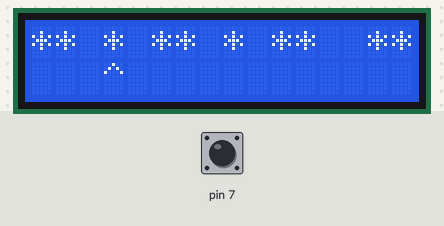
The sketch below on a simulated Arduino Uno, built with avr-gcc and run on an emulated ATmega328P. Shown: 16×2 character LCD. The test bench sets the inputs (shaded band); at power-on: pin 7 HIGH.

Above: at 1.2 s.
1.3 s: pin 7 pulled LOW for 3.2 s
At 2.4 s:
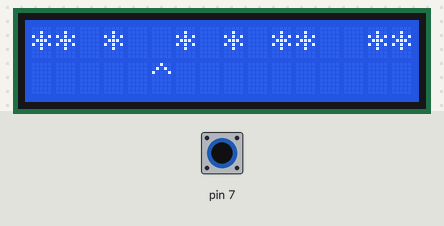
6.0 s: pin 7 pulled LOW for 0.6 s
At 6.9 s:
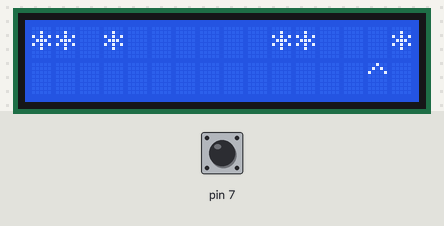
9.5 s: pin 7 pulled LOW for 3.2 s
At 12.9 s:
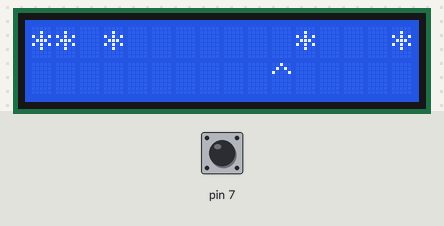
15.5 s: pin 7 pulled LOW for 1 s
At 15.9 s:
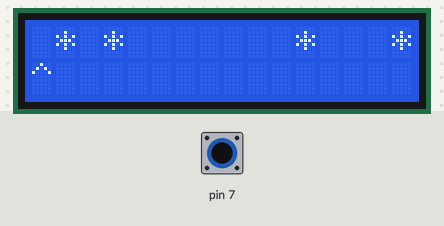
18.5 s: pin 7 pulled LOW for 3.2 s
At 21.4 s:
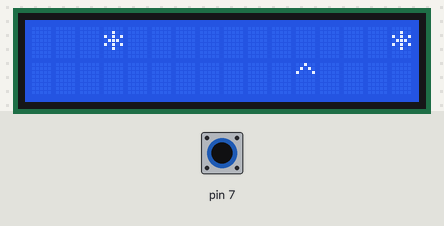
24.0 s: pin 7 pulled LOW for 3.2 s
At 25.4 s:
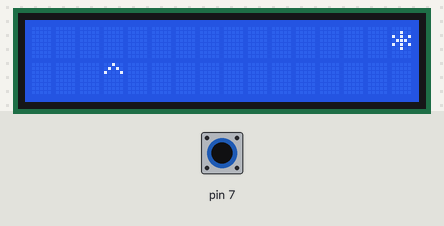
Timing chart, 0 to 27.0 s (numbered marks = the images above; inputs shaded):
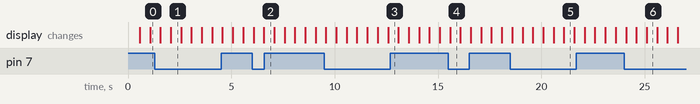

The sketch:

RETRO_2.ino
```cpp
/*

 RETRO
 Space invader Game
 Author: Red Team Leader

   The circuit:
 * LCD RS pin to digital pin 12
 * LCD Enable pin to digital pin 11
 * LCD D4 pin to digital pin 5
 * LCD D5 pin to digital pin 4
 * LCD D6 pin to digital pin 3
 * LCD D7 pin to digital pin 2
 * LCD R/W pin to ground
 * LCD VSS pin to ground
 * LCD VCC pin to 5V
 * 10K resistor:
 * ends to +5V and ground
 * wiper to LCD VO pin (pin 3)

*/

// include the library code:
#include <LiquidCrystal.h>

// Invader string
String invaders;

// initialize the library by associating any needed LCD interface pin
// with the arduino pin number it is connected to
const int rs = 12, en = 11, d4 = 5, d5 = 4, d6 = 3, d7 = 2;
LiquidCrystal lcd(rs, en, d4, d5, d6, d7);

// Current laser position
int laserColumn;

void setup() {
  // set up the LCD's number of columns and rows:
  lcd.begin(16, 2);

  // Initilize laser position
  laserColumn = 0;

  // Initialize invaders
  invaders = "** * ** * **  **";

  // Display invaders
  lcd.setCursor(0, 0);
  lcd.print(invaders);

  // Setup laser button
  pinMode(7, INPUT_PULLUP);

}

void loop() {

  // Erase the old frame
  lcd.setCursor(laserColumn, 1);
  lcd.print(' ');

  // Calculate new frame
  laserColumn = laserColumn + 1;

  // Limit the laser column
  if (laserColumn > 15) {
    laserColumn = 0;
  }

  // set the cursor to column 0, line 1
  // (note: line 1 is the second row, since counting begins with 0):
  lcd.setCursor(laserColumn, 1);
  lcd.print('^');

  // Check the button and zap invaders
  if (digitalRead(7) == LOW) {
    lcd.setCursor(laserColumn, 0);
    lcd.print(' ');
  }

  // Delay the loop
  delay(500);

}
```

Measured:
- after the input at 1.3 s, the display: first differs from a run without the input after 0.77 s (image 1)
- after the input at 6.0 s, the display: first differs from a run without the input after 0.57 s (image 2)
- after the input at 9.5 s, the display: first differs from a run without the input after 3.1 s (image 3)
- after the input at 15.5 s, the display: changes after 0.09 s (image 4)
- after the input at 18.5 s, the display: first differs from a run without the input after 2.6 s (image 5)
- after the input at 24.0 s, the display: first differs from a run without the input after 1.1 s (image 6)
- what the display in image 1 shows lasts 0.5 s, from 2.1 s to 2.6 s
